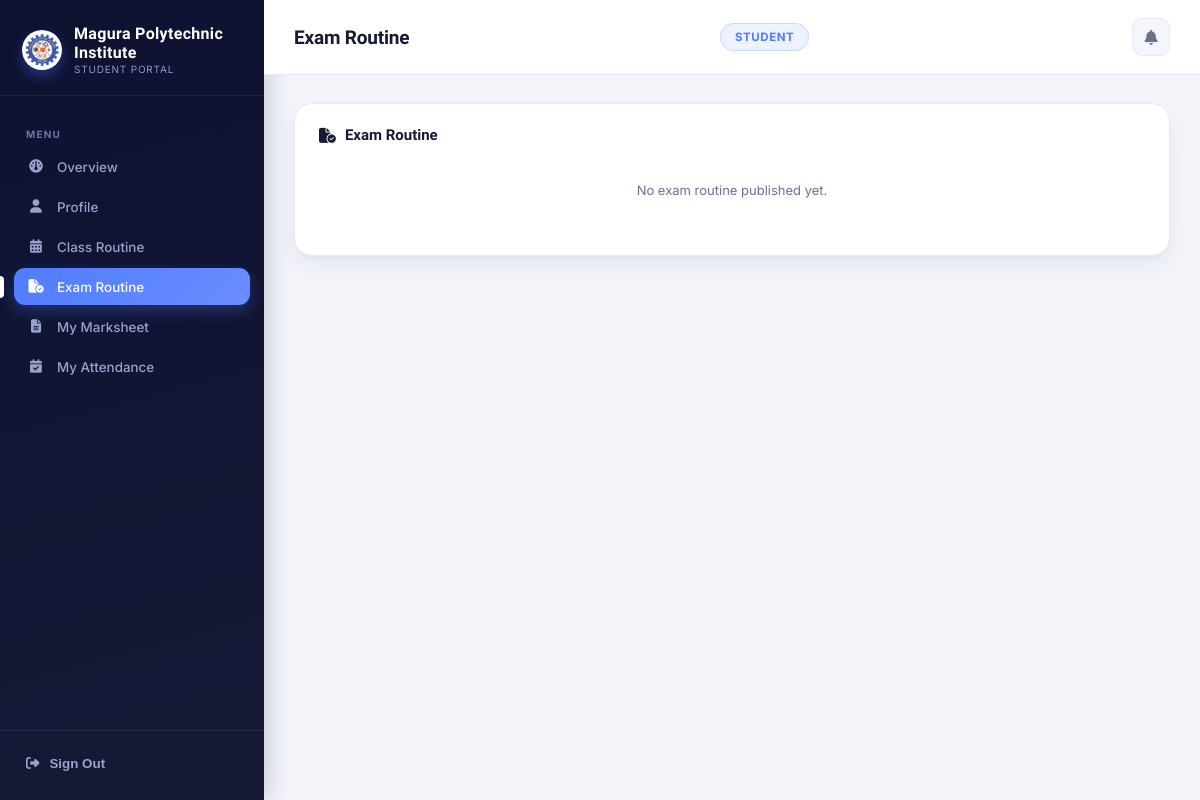
The page /exam-routine/ (signed in) on the database its author committed.
### app/models.py (models this page shows, shortened)
class SiteSettings(models.Model):
    college_name = models.CharField(max_length=150, default='MPI')
    logo = models.ImageField(upload_to='site_logo/', blank=True, null=True)

### accounts/views.py (the view)
# urls.py: path("exam-routine/", views.get_exam_routine, name="get_exam_routine"),
@role_required(UserProfile.ROLE_TEACHER, UserProfile.ROLE_STUDENT)
def get_exam_routine(request):
    ExamRoutine = _model("ExamRoutine")
    Student = _model("Student")
    profile = request.user.profile
    semester = request.GET.get("semester", "")
    if profile.role == UserProfile.ROLE_STUDENT and profile.student:
        exam_routine = ExamRoutine.objects.filter(
            department=profile.student.department,
            semester=profile.student.semester,
        ).select_related("department")
    elif profile.role == UserProfile.ROLE_TEACHER and profile.teacher:
        exam_routine = ExamRoutine.objects.filter(
            department=profile.teacher.department
        ).select_related("department")
        if semester:
            exam_routine = exam_routine.filter(semester=semester)
    else:
        exam_routine = ExamRoutine.objects.none()
    return render(request, "accounts/exam_routine.html", {
        "exam_routine": exam_routine,
        "teacher": profile.teacher if profile.role == UserProfile.ROLE_TEACHER else None,
        "student": profile.student if profile.role == UserProfile.ROLE_STUDENT else None,
        "semester_choices": Student.SEMESTER_CHOICES,
        "semester": semester,
    })

### accounts/context_processors.py (called while the page is built)
def site_branding(request):
    try:
        SiteSettings = apps.get_model(CORE_APP, "SiteSettings")
        site_settings = SiteSettings.objects.first()
    except Exception:
        site_settings = None
    return {"site_settings": site_settings}

### accounts/views.py (called while the page is built)
def _model(name):
    return apps.get_model(CORE_APP, name)

### accounts/templates/accounts/exam_routine.html (shortened to what this page needs)
{% extends "accounts/base_dashboard.html" %}
{% block role_label %}{% if request.user.profile.role == 'student' %}Student Portal{% else %}Faculty Portal{% endif %}{% endblock %}
{% block role_pill %}{% if request.user.profile.role == 'student' %}Student{% else %}Teacher{% endif %}{% endblock %}
{% block header_title %}Exam Routine{% endblock %}
{% block sidebar_nav %}
{% if request.user.profile.role == 'student' %}
  <div class="nav-group-label">Menu</div>
  <a class="side-link" href="{% url 'student_dashboard' %}"><i class="fas fa-gauge"></i> Overview</a>
  {% if student %}
  <a class="side-link" href="{% url 'profile' %}"><i class="fas fa-user"></i> Profile</a>
  <a class="side-link" href="{% url 'get_class_routine' %}"><i class="fas fa-calendar-days"></i> Class Routine</a>
  <a class="side-link active" href="{% url 'get_exam_routine' %}"><i class="fas fa-file-circle-check"></i> Exam Routine</a>
  <a class="side-link" href="{% url 'get_student_marksheet' student.id %}"><i class="fas fa-file-lines"></i> My Marksheet</a>
  <a class="side-link" href="{% url 'get_student_attendance_report' student.id %}"><i class="fas fa-calendar-check"></i> My Attendance</a>
  {% endif %}
{% endif %}
{% endblock %}
{% block content %}
  <div class="card">
    <h2><i class="fas fa-file-circle-check"></i> Exam Routine</h2>
    {% if exam_routine %}
    <div class="table-scroll">
    <table>
      <thead><tr><th>Subject</th><th>Department</th><th>Semester</th><th>Date</th><th>Time</th><th>Room</th></tr></thead>
      <tbody>
        {% for e in exam_routine %}
        <tr>
          <td>{{ e.subject }}</td>
          <td>{{ e.department.name }}</td>
          <td><span class="badge badge-success">{{ e.semester }}</span></td>
          <td>{{ e.exam_date|date:"d M Y" }}</td>
          <td>{{ e.start_time|time:"h:i A" }} – {{ e.end_time|time:"h:i A" }}</td>
          <td>{{ e.room_no }}</td>
        </tr>
        {% endfor %}
      </tbody>
    </table>
    </div>
    {% else %}
      <p class="empty">No exam routine published yet.</p>
    {% endif %}
  </div>
{% endblock %}

### accounts/templates/accounts/base_dashboard.html (shortened to what this page needs)
{% load static %}
<!DOCTYPE html>
<html lang="en">
<head>
<link href="https://cdnjs.cloudflare.com/ajax/libs/font-awesome/6.4.0/css/all.min.css" rel="stylesheet">
</head>
<body>
<div class="app-shell">
  <aside class="sidebar" id="sidebar">
    <div class="sidebar-brand">
      <div class="brand-mark">
        {% if site_settings.logo %}
          <img src="{{ site_settings.logo.url }}" alt="Logo" style="width:100%;height:100%;object-fit:contain;background:#fff;padding:3px;box-sizing:border-box;border-radius:50%;">
        {% else %}
          <i class="fas fa-graduation-cap"></i>
        {% endif %}
      </div>
      <div>
        <div class="name">{{ site_settings.college_name|default:"MPI" }}</div>
        <div class="tag">{% block role_label %}Dashboard{% endblock %}</div>
      </div>
    </div>
    <div class="sidebar-scroll">
      {% block sidebar_nav %}{% endblock %}
    </div>
    <div class="side-foot">
      <form method="POST" action="{% url 'logout' %}">
        <button type="submit" class="btn-logout"><i class="fas fa-right-from-bracket"></i> Sign Out</button>
      </form>
    </div>
  </aside>
  <div class="main">
    <div class="topbar">
      <div class="topbar-left">
        <h1>{% block header_title %}Dashboard{% endblock %}</h1>
      </div>
      <span class="role-pill">{% block role_pill %}{% endblock %}</span>
      <div class="topbar-right" style="margin-left:12px;">
        {% if request.user.profile.role == 'teacher' or request.user.profile.role == 'student' %}
        <div class="notif-wrap" id="notifWrap">
          <button type="button" class="notif-bell" id="notifBellBtn" aria-label="Notifications">
            <i class="fas fa-bell"></i>
          </button>
        </div>
        {% endif %}
      </div>
    </div>
    <div class="content">
      {% block content %}{% endblock %}
    </div>
  </div>
</div>
</body>
</html>

### accounts/templates/accounts/base_dashboard.html (style rules this page uses)
:root { --bg:#F3F5FB; --surface:#FFFFFF; --surface-2:#F4F6FC; --text:#161B33; --text-muted:#6B7291; --border:#E7EAF4; --sidebar-bg:#0E1130; --sidebar-bg-2:#151936; --sidebar-text:#9AA1CC; --accent:#4F7CFF; --accent-soft:#4F7CFF1A; --accent-dim:#4F7CFF33; --radius-lg:18px; --radius-md:12px; --shadow-card:0 2px 4px rgba(20,25,60,.04), 0 10px 24px rgba(20,25,60,.06); --shadow-card-hover:0 4px 10px rgba(20,25,60,.06), 0 16px 32px rgba(20,25,60,.09); --success:#1CB884; --warning:#F5A524; --danger:#F0506E; }
* { box-sizing:border-box; }
body { margin:0; background:var(--bg); color:var(--text); font-family:'Inter',-apple-system,sans-serif; font-size:14.5px; -webkit-font-smoothing:antialiased; }
h1,h2,h3,h4,h5,h6 { font-family:'Sora',sans-serif; color:var(--text); }
.app-shell { display:flex; min-height:100vh; }
.sidebar { width:264px; flex-shrink:0; background:linear-gradient(165deg,var(--sidebar-bg),var(--sidebar-bg-2)); color:var(--sidebar-text); display:flex; flex-direction:column; position:fixed; top:0; bottom:0; left:0; box-shadow:4px 0 24px rgba(8,10,28,.18); }
.sidebar-brand { display:flex; align-items:center; gap:12px; padding:24px 22px 20px; border-bottom:1px solid rgba(255,255,255,.07); }
.brand-mark { width:40px; height:40px; border-radius:50%; background:linear-gradient(135deg,var(--accent),#8CA5FF); display:flex; align-items:center; justify-content:center; color:#fff; font-size:17px; flex-shrink:0; box-shadow:0 6px 14px rgba(79,124,255,.35); overflow:hidden; }
.sidebar-brand .name { color:#fff; font-family:'Sora',sans-serif; font-weight:800; font-size:16px; letter-spacing:.02em; }
.sidebar-brand .tag { font-size:10px; color:#8C95CD; text-transform:uppercase; letter-spacing:.08em; margin-top:1px; }
.sidebar-scroll { flex:1; padding:16px 14px 20px; overflow-y:auto; }
.nav-group-label { font-size:10px; text-transform:uppercase; letter-spacing:.12em; color:#6D76AC; font-weight:700; padding:16px 12px 8px; }
.side-link { display:flex; align-items:center; gap:12px; padding:10.5px 13px; border-radius:11px; color:var(--sidebar-text); font-weight:500; font-size:13.4px; text-decoration:none; position:relative; margin-bottom:3px; transition:background .15s ease, color .15s ease, padding-left .15s ease; }
.side-link i { width:18px; text-align:center; font-size:13.5px; flex-shrink:0; }
.side-link.active { background:linear-gradient(135deg,var(--accent),#6A8DFF); color:#fff; box-shadow:0 6px 16px rgba(79,124,255,.3); }
.side-link.active::before { content:""; position:absolute; left:-14px; top:50%; transform:translateY(-50%); width:4px; height:60%; border-radius:0 4px 4px 0; background:#fff; }
.side-foot { padding:16px 22px 20px; border-top:1px solid rgba(255,255,255,.07); }
.btn-logout { display:flex; align-items:center; gap:10px; color:var(--sidebar-text); font-weight:600; font-size:13.4px; background:transparent; border:0; width:100%; padding:9px 4px; cursor:pointer; border-radius:9px; transition:background .15s ease, color .15s ease; }
.main { margin-left:264px; flex:1; min-width:0; }
.topbar { display:flex; align-items:center; justify-content:space-between; padding:18px 30px; background:var(--surface); border-bottom:1px solid var(--border); position:sticky; top:0; z-index:10; backdrop-filter:blur(6px); }
.topbar h1 { font-size:19px; margin:0; letter-spacing:-.01em; }
.role-pill { background:var(--accent-soft); color:var(--accent); font-size:11.5px; font-weight:700; padding:6px 14px; border-radius:20px; text-transform:uppercase; letter-spacing:.05em; border:1px solid var(--accent-dim); }
.topbar-right { display:flex; align-items:center; gap:14px; }
.notif-wrap { position:relative; }
.notif-bell { position:relative; background:var(--surface-2); border:1px solid var(--border); border-radius:10px; width:38px; height:38px; display:flex; align-items:center; justify-content:center; cursor:pointer; color:var(--text-muted); font-size:15px; transition:background .15s ease, color .15s ease; }
.content { padding:28px 30px 60px; }
.card { background:var(--surface); border:1px solid var(--border); border-radius:var(--radius-lg); box-shadow:var(--shadow-card); padding:22px 24px; margin-bottom:20px; position:relative; overflow:hidden; transition:box-shadow .2s ease; }
.card h2 { font-size:15px; margin:0 0 16px; display:flex; align-items:center; gap:9px; }
.empty { color:var(--text-muted); font-size:13px; padding:22px 2px; text-align:center; }
.topbar-left { display:flex; align-items:center; gap:10px; min-width:0; }

### rows shown on the page
SiteSettings: logo (picture), college_name "Magura Polytechnic Institute"
